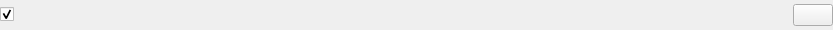
<?xml version="1.0" encoding="UTF-8"?>
<ui version="4.0">
 <class>Form</class>
 <widget class="QWidget" name="Form">
  <property name="geometry">
   <rect>
    <x>0</x>
    <y>0</y>
    <width>833</width>
    <height>30</height>
   </rect>
  </property>
  <property name="windowTitle">
   <string>Form</string>
  </property>
  <layout class="QVBoxLayout" name="verticalLayout">
   <property name="margin">
    <number>0</number>
   </property>
   <item>
    <layout class="QHBoxLayout" name="layout_frame" stretch="0,1,0">
     <item>
      <widget class="QCheckBox" name="enabled_checkbox">
       <property name="toolTip">
        <string>Enable Filter</string>
       </property>
       <property name="checked">
        <bool>true</bool>
       </property>
      </widget>
     </item>
     <item>
      <widget class="QWidget" name="widget" native="true"/>
     </item>
     <item>
      <widget class="QPushButton" name="delete_button">
       <property name="text">
        <string/>
       </property>
       <property name="checkable">
        <bool>true</bool>
       </property>
      </widget>
     </item>
    </layout>
   </item>
  </layout>
 </widget>
 <resources/>
 <connections/>
</ui>
